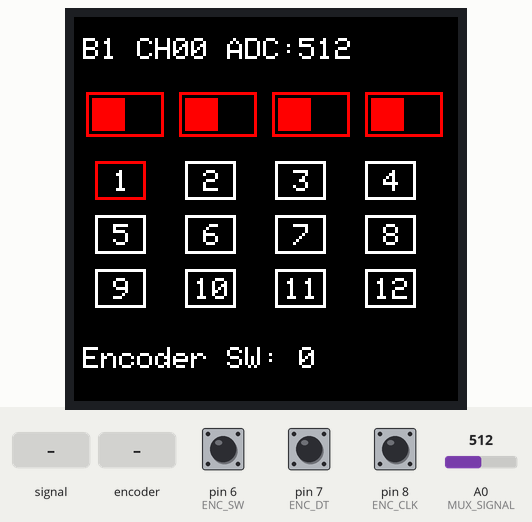
Bench run of a sketch on a simulated Arduino Uno, built with avr-gcc and run on an emulated ATmega328P. Parts: 128×128 colour display. The test bench sets the inputs (shaded band); at power-on: A0 (MUX_SIGNAL) = 512, pin 6 (ENC_SW) HIGH, pin 7 (ENC_DT) HIGH, pin 8 (ENC_CLK) HIGH.

Above: at 1.3 s.
1.4 s: A0 (MUX_SIGNAL) fed a 200 Hz sine of ±81 counts around its level
At 1.87 s:
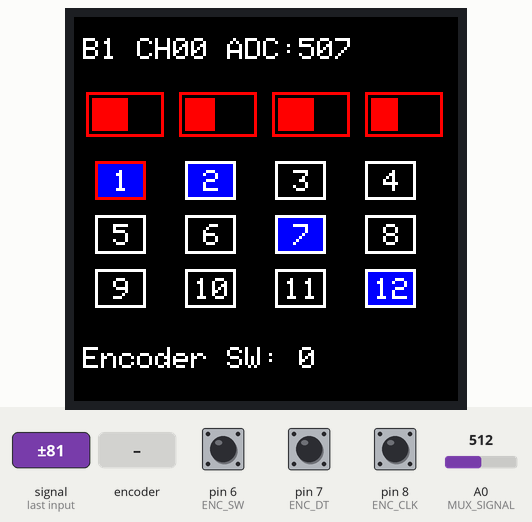
3.8 s: rotary encoder on pin 8 (ENC_CLK) / pin 7 (ENC_DT) turned 2 steps (second pin leading)
At 4.06 s:
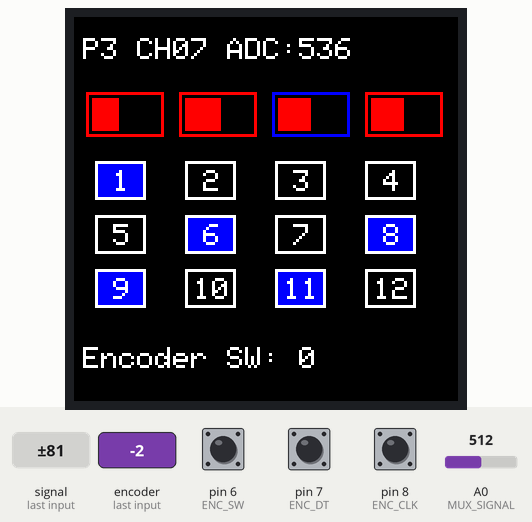
6.3 s: A0 (MUX_SIGNAL) set to 716
At 7.2 s:
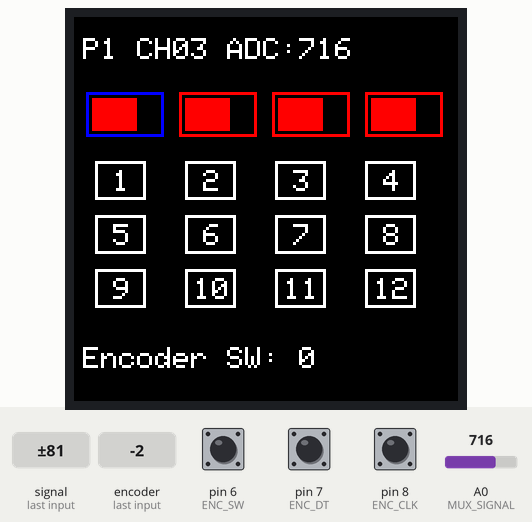
7.8 s: pin 6 (ENC_SW) pulled LOW for 0.15 s
At 8.8 s:
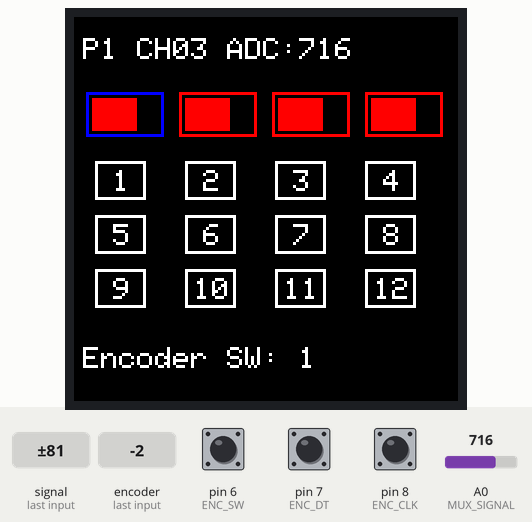
9.4 s: pin 6 (ENC_SW) pulled LOW for 1 s
Timing chart, 0 to 12.4 s (numbered marks = the images above; inputs shaded):
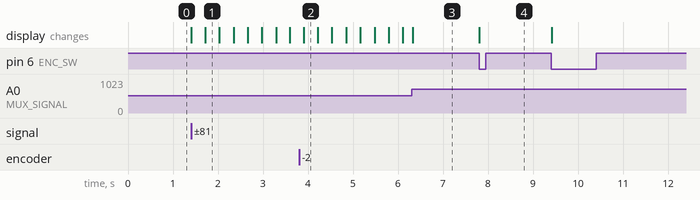

The sketch:

hardware_test.ino
```cpp
#include <SPI.h>
#include <Adafruit_GFX.h>
#include <TFT_ILI9163C.h>

#ifndef BLUE
#define BLUE 0x001F
#endif
#ifndef RED
#define RED 0xF800
#endif

constexpr byte TFT_DC = 10, TFT_CS = 9, TFT_RST = 12;
constexpr byte ENC_CLK = 8, ENC_DT = 7, ENC_SW = 6;
constexpr byte MUX_SELECT_PINS[4] = {5, 4, 3, 2};
constexpr byte MUX_SIGNAL = A0;

// Mapa fisico confirmado experimentalmente.
constexpr byte BUTTON_CHANNEL[12] = {0, 12, 6, 9, 8, 2, 14, 5, 4, 10, 1, 13};
constexpr byte POT_CHANNEL[4] = {3, 11, 7, 15};

constexpr int BUTTON_THRESHOLD = 512;
constexpr int POT_REDRAW_THRESHOLD = 8;
constexpr unsigned long DEBOUNCE_MS = 30;

TFT_ILI9163C tft(TFT_DC, TFT_CS, TFT_RST);
int muxValues[16];
int displayedPotValues[4] = {-100, -100, -100, -100};
bool displayedButtonStates[12];
byte selectedControl = 0;       // 0..11 botones; 12..15 potenciometros
byte previousSelectedControl = 255;
byte encoderState = 0;
int8_t encoderAccumulator = 0;
bool lastEncoderSwitch = HIGH;
unsigned long lastSwitchChange = 0;
unsigned int encoderPresses = 0;
unsigned int displayedEncoderPresses = 65535;
int displayedSelectedValue = -100;

void selectMuxChannel(byte channel) {
  for (byte bit = 0; bit < 4; ++bit) {
    digitalWrite(MUX_SELECT_PINS[bit], bitRead(channel, bit));
  }
  delayMicroseconds(8);
}

int readMux(byte channel) {
  selectMuxChannel(channel);
  analogRead(MUX_SIGNAL);
  return analogRead(MUX_SIGNAL);
}

void readAllControls() {
  for (byte channel = 0; channel < 16; ++channel) {
    muxValues[channel] = readMux(channel);
  }
}

byte selectedMuxChannel() {
  return selectedControl < 12
      ? BUTTON_CHANNEL[selectedControl]
      : POT_CHANNEL[selectedControl - 12];
}

void applyEncoderStep(int8_t direction) {
  previousSelectedControl = selectedControl;
  if (direction > 0) {
    selectedControl = (selectedControl + 1) % 16;
  } else {
    selectedControl = selectedControl == 0 ? 15 : selectedControl - 1;
  }
  displayedSelectedValue = -100;
}

void readEncoder() {
  // Tabla de transiciones Gray: ignora rebotes y cambios imposibles.
  static const int8_t TRANSITION[16] = {
     0, -1,  1,  0,
     1,  0,  0, -1,
    -1,  0,  0,  1,
     0,  1, -1,  0
  };

  const byte current = (digitalRead(ENC_CLK) << 1) | digitalRead(ENC_DT);
  encoderAccumulator += TRANSITION[(encoderState << 2) | current];
  encoderState = current;

  // Este encoder entrega dos transiciones validas por cada paso mecanico.
  if (encoderAccumulator >= 2) {
    encoderAccumulator = 0;
    applyEncoderStep(1);
  } else if (encoderAccumulator <= -2) {
    encoderAccumulator = 0;
    applyEncoderStep(-1);
  }

  const bool switchState = digitalRead(ENC_SW);
  if (switchState != lastEncoderSwitch &&
      millis() - lastSwitchChange >= DEBOUNCE_MS) {
    lastSwitchChange = millis();
    lastEncoderSwitch = switchState;
    if (switchState == LOW) ++encoderPresses;
  }
}

void drawHeader() {
  const int value = muxValues[selectedMuxChannel()];
  if (value == displayedSelectedValue &&
      selectedControl == previousSelectedControl) return;

  tft.fillRect(0, 5, 128, 13, BLACK);
  tft.setTextSize(1);
  tft.setTextColor(WHITE);
  tft.setCursor(3, 7); // Separado del borde superior por el offset del modulo.
  tft.print(selectedControl < 12 ? 'B' : 'P');
  tft.print((selectedControl < 12 ? selectedControl : selectedControl - 12) + 1);
  tft.print(F(" CH"));
  const byte channel = selectedMuxChannel();
  if (channel < 10) tft.print('0');
  tft.print(channel);
  tft.print(F(" ADC:"));
  tft.print(value);
  displayedSelectedValue = value;
}

void drawPot(byte pot, bool force) {
  const int value = muxValues[POT_CHANNEL[pot]];
  if (!force && abs(value - displayedPotValues[pot]) < POT_REDRAW_THRESHOLD) return;

  const int x = 4 + pot * 31, y = 25, width = 26, height = 15;
  const int barWidth = map(value, 0, 1023, 0, width - 4);
  const bool selected = selectedControl == pot + 12;
  tft.drawRect(x, y, width, height, selected ? BLUE : RED);
  tft.fillRect(x + 2, y + 2, width - 4, height - 4, BLACK);
  tft.fillRect(x + 2, y + 2, barWidth, height - 4, RED);
  displayedPotValues[pot] = value;
}

void drawButton(byte button, bool force) {
  const bool pressed = muxValues[BUTTON_CHANNEL[button]] < BUTTON_THRESHOLD;
  if (!force && pressed == displayedButtonStates[button]) return;

  const byte row = button / 4, column = button % 4;
  const int x = 7 + column * 30, y = 48 + row * 18;
  const bool selected = selectedControl == button;
  tft.fillRect(x, y, 17, 13, pressed ? BLUE : BLACK);
  tft.drawRect(x, y, 17, 13, selected ? RED : WHITE);
  tft.setTextSize(1);
  tft.setTextColor(WHITE);
  tft.setCursor(x + (button < 9 ? 6 : 3), y + 3);
  tft.print(button + 1);
  displayedButtonStates[button] = pressed;
}

void updateScreen() {
  const bool selectionChanged = selectedControl != previousSelectedControl;

  if (selectionChanged && previousSelectedControl < 16) {
    if (previousSelectedControl < 12) drawButton(previousSelectedControl, true);
    else drawPot(previousSelectedControl - 12, true);
  }

  for (byte pot = 0; pot < 4; ++pot) drawPot(pot, selectionChanged);
  for (byte button = 0; button < 12; ++button) drawButton(button, selectionChanged);
  drawHeader();

  if (encoderPresses != displayedEncoderPresses) {
    tft.fillRect(0, 108, 128, 15, BLACK);
    tft.setTextColor(WHITE);
    tft.setTextSize(1);
    tft.setCursor(3, 110);
    tft.print(F("Encoder SW: "));
    tft.print(encoderPresses);
    displayedEncoderPresses = encoderPresses;
  }

  previousSelectedControl = selectedControl;
}

void setup() {
  for (byte bit = 0; bit < 4; ++bit) pinMode(MUX_SELECT_PINS[bit], OUTPUT);
  pinMode(MUX_SIGNAL, INPUT);
  pinMode(ENC_CLK, INPUT);
  pinMode(ENC_DT, INPUT);
  pinMode(ENC_SW, INPUT_PULLUP);
  encoderState = (digitalRead(ENC_CLK) << 1) | digitalRead(ENC_DT);

  for (byte i = 0; i < 12; ++i) displayedButtonStates[i] = false;

  tft.begin();
  tft.setRotation(2);
  tft.fillScreen(BLACK);
  readAllControls();
  updateScreen();
}

void loop() {
  readEncoder();
  readAllControls();
  updateScreen();
}
```

Measured:
- after the input at 1.4 s, the display: first changes at once (image 1 shows a later state)
- after the input at 3.8 s, the display: changes after 0.10 s (image 2)
- after the input at 7.8 s, the display: changes at once (image 4)
